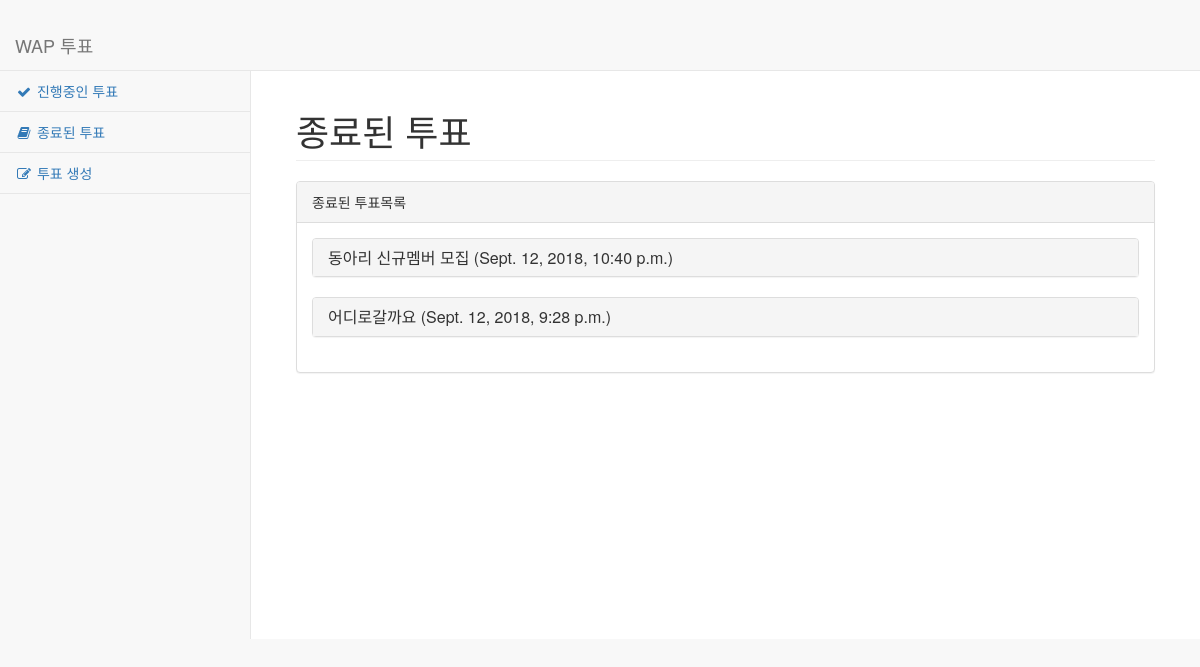
Screenshot of /endsurvey/ with the database file from the repository.
### WapChatbot/models.py (models this page shows, shortened)
class Question(models.Model):
    question_subject = models.CharField(max_length=300) # 투표 제목
    question_make_name = models.CharField(max_length=100) # 투표 생성자 이름
    question_info = models.CharField(max_length=600) # 투표 설명
    question_flag = models.BooleanField() # 투표 종료 여부
    question_overlap = models.BooleanField() # 투표 중복 여부
    question_pub_date = models.DateTimeField('date published') # 투표 생성일

### WapChatbot/views.py (the view)
# urls.py: path('endsurvey/',views.endsurvey, name='endsurvey'), # 투표 종료
def endsurvey(request):
    question_list = Question.objects.order_by('-question_pub_date')
    show_question_list = []
    for question in question_list:
        if question.question_flag is True and len(show_question_list) < 10:
            show_question_list.append(question)
    context_list = []
    for q in show_question_list:
        choice_list = []
        choice_list.append(['목록','득표'])
        for q2 in q.choice_set.all():
            choice_list.append([q2.choice_text, q2.votes])
        context_list.append(choice_list)
    return render(request, 'endsurvey.html', {'question_list':show_question_list,
                                              'context_list':context_list})

### templates/endsurvey.html (shortened to what this page needs)
﻿<!DOCTYPE html>
<html lang="ko">
<head>
    <link href="/static/vendor/bootstrap/css/bootstrap.min.css" rel="stylesheet">
    <link href="/static/vendor/bootstrap/css/awesome-bootstrap-checkbox.css" rel="stylesheet">
    <link href="/static/vendor/metisMenu/metisMenu.min.css" rel="stylesheet">
    <link href="/static/dist/css/sb-admin-2.css" rel="stylesheet">
    <link href="/static/vendor/font-awesome/css/font-awesome.min.css" rel="stylesheet" type="text/css">
</head>
<body>
    {% extends "nav.html" %}
    {% block content %}
    <div id="page-wrapper">
        <div class="container-fluid">
            <div class="row">
                <div class="col-lg-12">
                    <h1 class="page-header">종료된 투표</h1>
                    <div class="panel panel-default">
                        <div class="panel-heading">
                            종료된 투표목록
                        </div>
                        <div class="panel-body">
                            {% for question in question_list %}
                                <div class="panel-group" id="accordion{{ question.id }}">
                                    <div class="panel panel-default">
                                        <div class="panel-heading">
                                            <h4 class="panel-title">
                                                <a data-toggle="collapse" data-parent="#accordion{{ question.id }}" href="#collapse{{ question.id }}"> {{ question.question_subject }} ({{ question.question_pub_date }})</a>
                                            </h4>
                                        </div>
                                    </div>
                                </div>
                            {%  endfor %}
                        </div>
                    </div>
                </div>
            </div>
        </div>
    </div>
    {% endblock %}

### rows the page displays
Question: question_subject "동아리 신규멤버 모집", question_pub_date "Sept. 12, 2018, 10:40 p.m."
Question: question_subject "어디로갈까요", question_pub_date "Sept. 12, 2018, 9:28 p.m."
